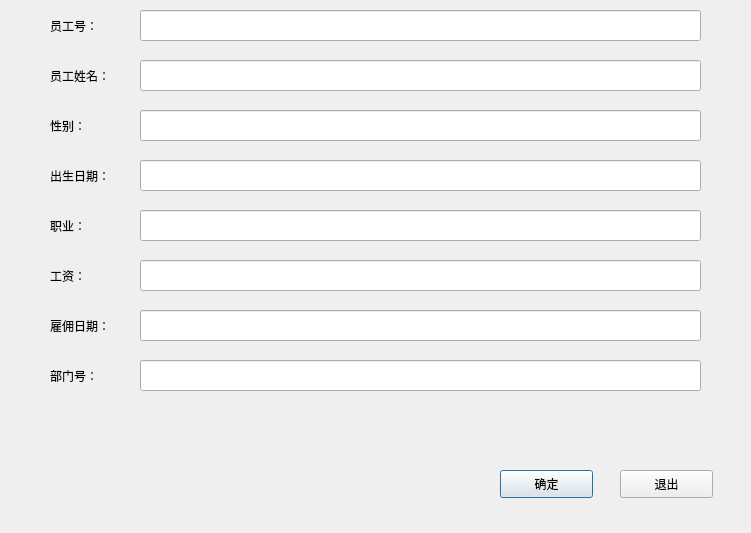
<?xml version="1.0" encoding="UTF-8"?>
<ui version="4.0">
 <class>Dialog</class>
 <widget class="QDialog" name="Dialog">
  <property name="geometry">
   <rect>
    <x>0</x>
    <y>0</y>
    <width>751</width>
    <height>533</height>
   </rect>
  </property>
  <property name="windowTitle">
   <string>添加员工信息</string>
  </property>
  <widget class="QLabel" name="label">
   <property name="geometry">
    <rect>
     <x>50</x>
     <y>10</y>
     <width>101</width>
     <height>31</height>
    </rect>
   </property>
   <property name="text">
    <string>员工号：</string>
   </property>
  </widget>
  <widget class="QLineEdit" name="lineEdit_2">
   <property name="geometry">
    <rect>
     <x>140</x>
     <y>60</y>
     <width>561</width>
     <height>31</height>
    </rect>
   </property>
  </widget>
  <widget class="QPushButton" name="pushButton">
   <property name="geometry">
    <rect>
     <x>500</x>
     <y>470</y>
     <width>93</width>
     <height>28</height>
    </rect>
   </property>
   <property name="text">
    <string>确定</string>
   </property>
  </widget>
  <widget class="QPushButton" name="pushButton_2">
   <property name="geometry">
    <rect>
     <x>620</x>
     <y>470</y>
     <width>93</width>
     <height>28</height>
    </rect>
   </property>
   <property name="text">
    <string>退出</string>
   </property>
  </widget>
  <widget class="QLineEdit" name="lineEdit_3">
   <property name="geometry">
    <rect>
     <x>140</x>
     <y>110</y>
     <width>561</width>
     <height>31</height>
    </rect>
   </property>
  </widget>
  <widget class="QLabel" name="label_2">
   <property name="geometry">
    <rect>
     <x>50</x>
     <y>60</y>
     <width>101</width>
     <height>31</height>
    </rect>
   </property>
   <property name="text">
    <string>员工姓名：</string>
   </property>
  </widget>
  <widget class="QLabel" name="label_3">
   <property name="geometry">
    <rect>
     <x>50</x>
     <y>110</y>
     <width>101</width>
     <height>31</height>
    </rect>
   </property>
   <property name="text">
    <string>性别：</string>
   </property>
  </widget>
  <widget class="QLineEdit" name="lineEdit_4">
   <property name="geometry">
    <rect>
     <x>140</x>
     <y>160</y>
     <width>561</width>
     <height>31</height>
    </rect>
   </property>
  </widget>
  <widget class="QLabel" name="label_4">
   <property name="geometry">
    <rect>
     <x>50</x>
     <y>160</y>
     <width>101</width>
     <height>31</height>
    </rect>
   </property>
   <property name="text">
    <string>出生日期：</string>
   </property>
  </widget>
  <widget class="QLineEdit" name="lineEdit_5">
   <property name="geometry">
    <rect>
     <x>140</x>
     <y>210</y>
     <width>561</width>
     <height>31</height>
    </rect>
   </property>
  </widget>
  <widget class="QLabel" name="label_5">
   <property name="geometry">
    <rect>
     <x>50</x>
     <y>210</y>
     <width>101</width>
     <height>31</height>
    </rect>
   </property>
   <property name="text">
    <string>职业：</string>
   </property>
  </widget>
  <widget class="QLineEdit" name="lineEdit_6">
   <property name="geometry">
    <rect>
     <x>140</x>
     <y>260</y>
     <width>561</width>
     <height>31</height>
    </rect>
   </property>
  </widget>
  <widget class="QLabel" name="label_6">
   <property name="geometry">
    <rect>
     <x>50</x>
     <y>260</y>
     <width>101</width>
     <height>31</height>
    </rect>
   </property>
   <property name="text">
    <string>工资：</string>
   </property>
  </widget>
  <widget class="QLineEdit" name="lineEdit_7">
   <property name="geometry">
    <rect>
     <x>140</x>
     <y>310</y>
     <width>561</width>
     <height>31</height>
    </rect>
   </property>
  </widget>
  <widget class="QLineEdit" name="lineEdit">
   <property name="geometry">
    <rect>
     <x>140</x>
     <y>10</y>
     <width>561</width>
     <height>31</height>
    </rect>
   </property>
  </widget>
  <widget class="QLabel" name="label_7">
   <property name="geometry">
    <rect>
     <x>50</x>
     <y>310</y>
     <width>101</width>
     <height>31</height>
    </rect>
   </property>
   <property name="text">
    <string>雇佣日期：</string>
   </property>
  </widget>
  <widget class="QLabel" name="label_8">
   <property name="geometry">
    <rect>
     <x>50</x>
     <y>360</y>
     <width>101</width>
     <height>31</height>
    </rect>
   </property>
   <property name="text">
    <string>部门号：</string>
   </property>
  </widget>
  <widget class="QLineEdit" name="lineEdit_8">
   <property name="geometry">
    <rect>
     <x>140</x>
     <y>360</y>
     <width>561</width>
     <height>31</height>
    </rect>
   </property>
  </widget>
  <widget class="QLabel" name="label_9">
   <property name="geometry">
    <rect>
     <x>280</x>
     <y>400</y>
     <width>161</width>
     <height>31</height>
    </rect>
   </property>
   <property name="text">
    <string>&lt;html&gt;&lt;head/&gt;&lt;body&gt;&lt;p align=&quot;center&quot;&gt;&lt;br/&gt;&lt;/p&gt;&lt;/body&gt;&lt;/html&gt;</string>
   </property>
  </widget>
 </widget>
 <resources/>
 <connections/>
</ui>
